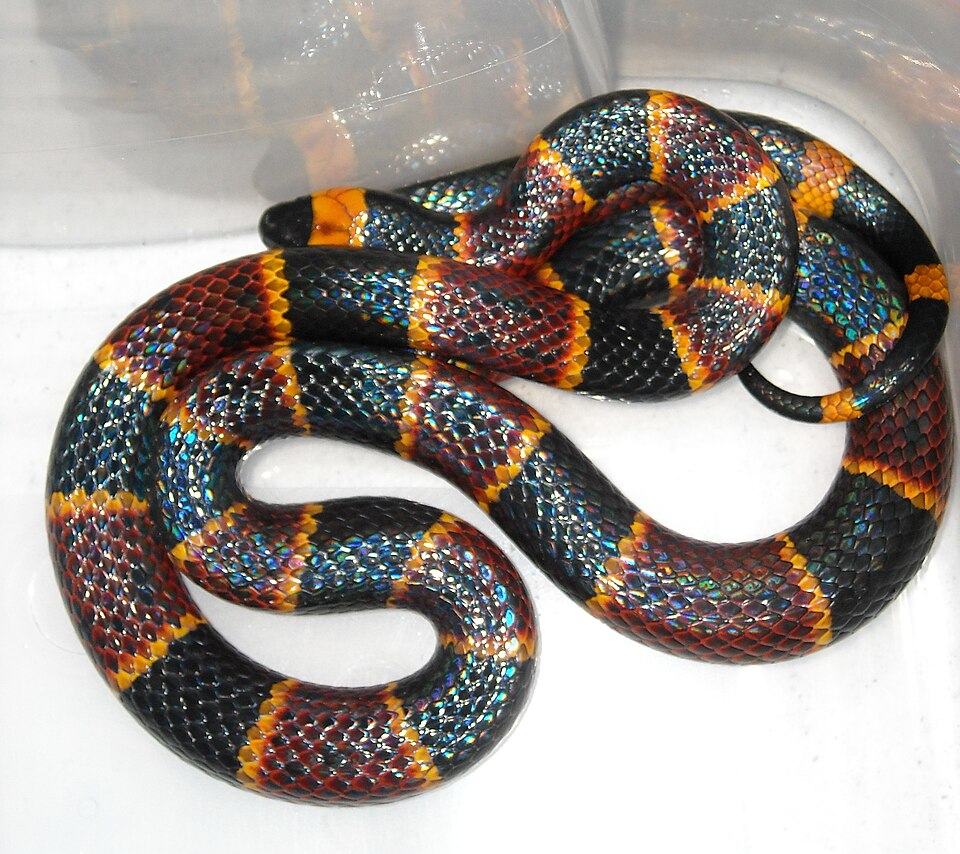
#> input picture data/reality/images/coral_snake.jpg, 960 x 854 px; its folder holds only this picture in this run
$ python -i inspect.py   (imports and definitions only)
#> lines starting #> are read from the running program, lines starting #| are printed output that depends on the picture
"""Per-asset image inspection — detect rejectable visual defects (PIL heuristics)."""

from __future__ import annotations

import colorsys
from pathlib import Path
from typing import Any

from services.visual_asset_director.models import (
    MAX_SATURATION_MEAN,
    MIN_CONTRAST_STD,
    MIN_EDGE_DENSITY,
    MIN_HEIGHT,
    MIN_LAPLACIAN_VAR,
    MIN_WIDTH,
    TARGET_ASPECTS,
)


# [268 lines left out: functions _open_rgb, laplacian_variance, edge_density, luminance_stats, dominant_palette, corner_watermark_risk and 2 more, not called in this run]

>>> result = inspect_asset('../../data/reality/images/coral_snake.jpg')
#> in _open_rgb, img is the input picture: PIL image 960x854 RGB; mean R, G, B 156.9, 148.5, 142.2
#> in laplacian_variance, `gray = img.convert("L").resize((min(320, img.width), min(320, int(img...`:
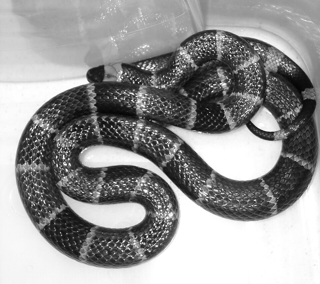
#> gray: PIL image 320x284 L; min 3, max 255, mean 150.3
#> in laplacian_variance, `pixels = list(gray.getdata())`: pixels = 90880 items
#> after the loop in laplacian_variance, `for y in range(1, h - 1):`: acc = 306755425; n = 89676
#> in inspect_asset, `lap = laplacian_variance(img)`: lap = 3420.7
#> in luminance_stats, `pixels = list(small.getdata())`: pixels = 12720 items, first 6: (202, 201, 197), (202, 201, 197), (201, 201, 196), (197, 197, 192), (181, 180, 176), (168, 168, 163)
#> in luminance_stats, `lums = [(0.299 * r + 0.587 * g + 0.114 * b) for r, g, b in pixels]`: lums = 12720 values, max 255 at index 3630, min 5.7 at index 4072, mean 150.3
#> in luminance_stats, `mean = sum(lums) / max(1, len(lums))`: mean = 150.3
#> in luminance_stats, `var = sum((v - mean) ** 2 for v in lums) / max(1, len(lums))`: var = 6154.3
#> in luminance_stats, `std = var**0.5`: std = 78.45
#> the loop in luminance_stats, `for r, g, b in pixels:` made 12720 passes
#> after the loop in luminance_stats, `for r, g, b in pixels:`: sats = 12720 values, max 1 at index 2923, min 0 at index 62, mean 0.167
#> in luminance_stats, `sat_mean = sum(sats) / max(1, len(sats))`: sat_mean = 0.167
#> in inspect_asset, `stats = luminance_stats(img)`: stats = {'luminance_mean': 150.3, 'luminance_std': 78.45, 'saturation_mean': 0.167}
#> in edge_density, `gray = img.convert("L").resize((160, max(1, int(160 * img.height / max..`:
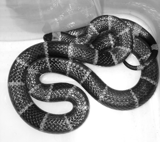
#> gray: PIL image 160x142 L; min 5, max 255, mean 150.3
#> in edge_density, `pixels = list(gray.getdata())`: pixels = 22720 items
#> after the loop in edge_density, `for y in range(h - 1):`: edges = 5888; total = 22419
#> in inspect_asset, `dens = edge_density(img)`: dens = 0.263
#> the loop in corner_watermark_risk, `for z in zones:` made 4 passes
#> pass 1, in luminance_stats (call 2), `small = img.resize((120, max(1, int(120 * img.height / max(1, img.widt..`:
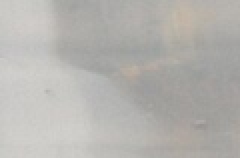
#> small: PIL image 120x79 RGB (shown 2 times larger); mean R, G, B 181, 179.4, 175.5
#> pass 3, in luminance_stats (call 4), `small = img.resize((120, max(1, int(120 * img.height / max(1, img.widt..`:
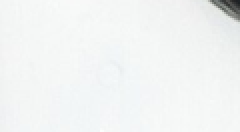
#> small: PIL image 120x66 RGB (shown 2 times larger); mean R, G, B 241.5, 243.7, 243.2
#> after the loop in corner_watermark_risk, `for z in zones:`: risks = [0.196, 0.159, 0.207, 0.0289]
#> in inspect_asset, `wm = corner_watermark_risk(img)`: wm = 0.207
#> in inspect_asset, `center = img.crop((cx0, cy0, w - cx0, h - cy0))`:
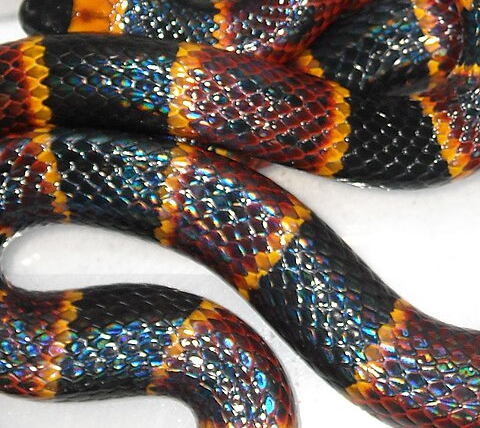
#> center: PIL image 480x428 RGB; mean R, G, B 117.8, 104.5, 96.3
#> in luminance_stats (call 6), `small = img.resize((120, max(1, int(120 * img.height / max(1, img.widt..`:
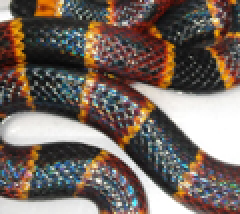
#> small: PIL image 120x107 RGB (shown 2 times larger); mean R, G, B 117.8, 104.5, 96.3
#> in luminance_stats (call 6), `pixels = list(small.getdata())`: pixels = 12840 items, first 6: (219, 215, 212), (218, 214, 211), (217, 213, 210), (217, 214, 210), (220, 216, 206), (157, 155, 142)
#> in luminance_stats (call 6), `lums = [(0.299 * r + 0.587 * g + 0.114 * b) for r, g, b in pixels]`: lums = 12840 values, max 255 at index 965, min 7.3 at index 3745, mean 107.5
#> in luminance_stats (call 6), `mean = sum(lums) / max(1, len(lums))`: mean = 107.5
#> in luminance_stats (call 6), `var = sum((v - mean) ** 2 for v in lums) / max(1, len(lums))`: var = 5493.6
#> in luminance_stats (call 6), `std = var**0.5`: std = 74.12
#> the loop in luminance_stats (call 6), `for r, g, b in pixels:` made 12840 passes
#> after the loop in luminance_stats (call 6), `for r, g, b in pixels:`: sats = 12840 values, max 1 at index 2649, min 0 at index 8, mean 0.269
#> in luminance_stats (call 6), `sat_mean = sum(sats) / max(1, len(sats))`: sat_mean = 0.269
#> in inspect_asset, `cstats = luminance_stats(center)`: cstats = {'luminance_mean': 107.5, 'luminance_std': 74.12, 'saturation_mean': 0.269}
#> in dominant_palette, `small = img.resize((48, 48))`:
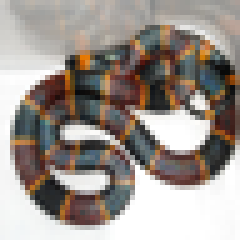
#> small: PIL image 48x48 RGB (shown 5 times larger); mean R, G, B 156.8, 148.4, 142.1
#> in dominant_palette, `colors = small.getcolors(48 * 48) or []`: colors = 1790 items
#> the loop in dominant_palette, `for _count, color in colors[: n * 3]:` made 5 passes
#> after the loop in dominant_palette, `for _count, color in colors[: n * 3]:`: out = [(255, 255, 255), (253, 253, 253), (252, 252, 252), (254, 254, 254), (251, 251, 251)]
#> in inspect_asset, `palette = dominant_palette(img)`: palette has the same summary as out in dominant_palette
#> result = 7 items

$ run again, on data/reality/images/green_sea_turtle.jpg
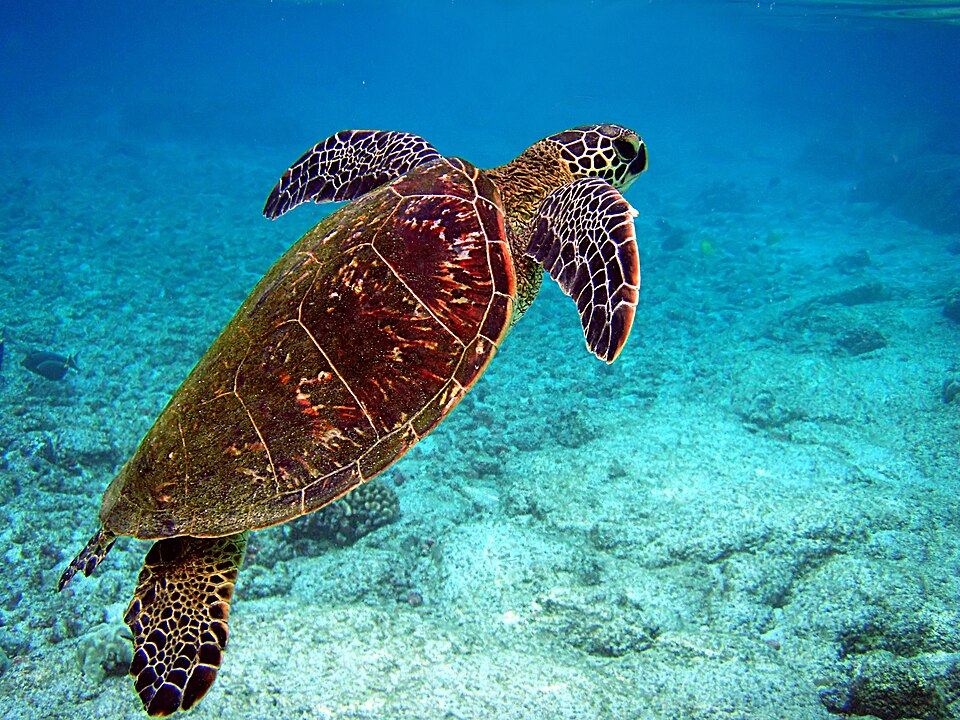
#> input picture data/reality/images/green_sea_turtle.jpg, 960 x 720 px
#> in _open_rgb, img is the input picture: PIL image 960x720 RGB; mean R, G, B 59.2, 137.4, 154.9
#> in laplacian_variance, `pixels = list(gray.getdata())`: pixels = 76800 items
#> after the loop in laplacian_variance, `for y in range(1, h - 1):`: acc = 331444304; n = 75684
#> lap = 4379.3
#> in luminance_stats, `pixels = list(small.getdata())`: pixels = 10800 items, first 6: (3, 65, 148), (3, 66, 149), (2, 67, 152), (2, 69, 150), (2, 70, 153), (2, 70, 155)
#> lums = 10800 values, max 243.9 at index 9303, min 1.31 at index 2238, mean 116
#> mean = 116
#> var = 2143.8
#> std = 46.3
#> the loop in luminance_stats, `for r, g, b in pixels:` made 10800 passes
#> after the loop in luminance_stats, `for r, g, b in pixels:`: sats = 10800 values, max 1 at index 44, min 0.0125 at index 1991, mean 0.69
#> sat_mean = 0.69
#> in inspect_asset, `stats = luminance_stats(img)`: stats = {'luminance_mean': 116, 'luminance_std': 46.3, 'saturation_mean': 0.69}
#> in edge_density, `gray = img.convert("L").resize((160, max(1, int(160 * img.height / max..`:
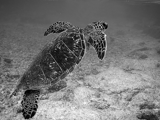
#> gray: PIL image 160x120 L; min 0, max 249, mean 116
#> in edge_density, `pixels = list(gray.getdata())`: pixels = 19200 values, max 249 at index 18781, min 0 at index 3944, mean 116
#> after the loop in edge_density, `for y in range(h - 1):`: edges = 3417; total = 18921
#> dens = 0.181
#> the loop in corner_watermark_risk, `for z in zones:` made 4 passes
#> after the loop in corner_watermark_risk, `for z in zones:`: risks = [0.0723, 0.099, 0.763, 0.671]
#> wm = 0.763
#> cstats = {'luminance_mean': 105.5, 'luminance_std': 52.92, 'saturation_mean': 0.641}
#> in dominant_palette, `small = img.resize((48, 48))`:
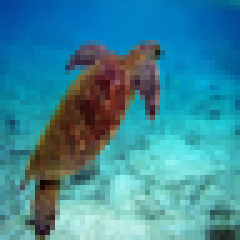
#> small: PIL image 48x48 RGB (shown 5 times larger); mean R, G, B 59.2, 137.4, 154.9
#> colors = 2199 items
#> the loop in dominant_palette, `for _count, color in colors[: n * 3]:` made 5 passes
#> after the loop in dominant_palette, `for _count, color in colors[: n * 3]:`: out = [(2, 129, 196), (2, 125, 193), (1, 124, 192), (2, 127, 194), (1, 124, 191)]
#> palette has the same summary as out in dominant_palette
#> result = 7 items

$ run again, on data/reality/images/hoverfly_lateral.jpg
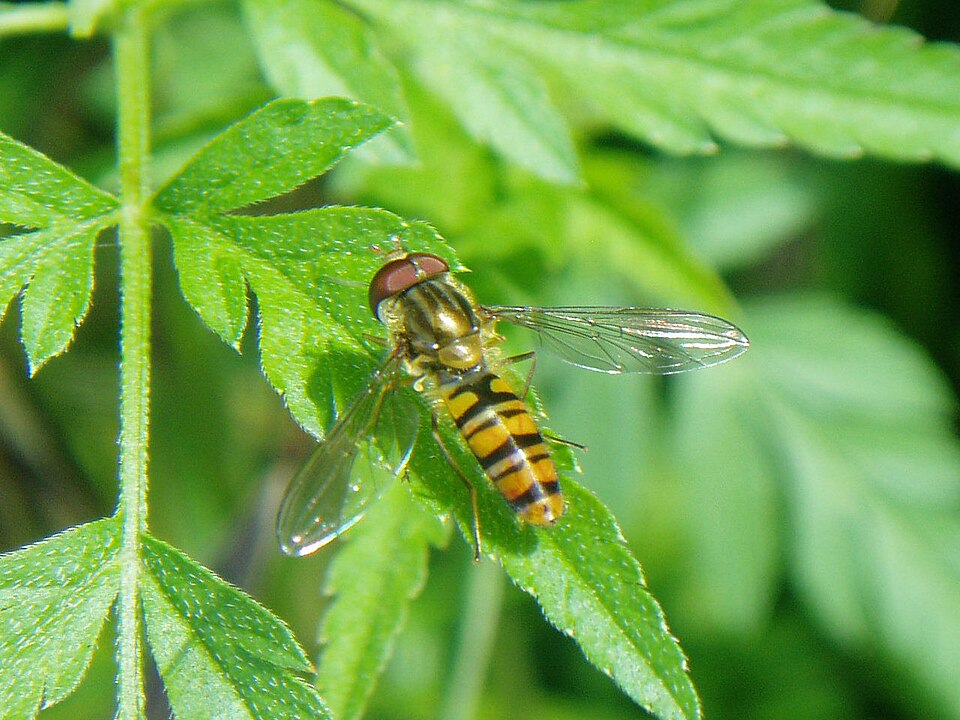
#> input picture data/reality/images/hoverfly_lateral.jpg, 960 x 720 px
#> in _open_rgb, img is the input picture: PIL image 960x720 RGB; mean R, G, B 112.8, 164.5, 73.8
#> in laplacian_variance, `pixels = list(gray.getdata())`: pixels = 76800 items
#> after the loop in laplacian_variance, `for y in range(1, h - 1):`: acc = 46179607; n = 75684
#> lap = 610.2
#> in luminance_stats, `pixels = list(small.getdata())`: pixels = 10800 items, first 6: (80, 139, 73), (60, 122, 62), (56, 120, 86), (69, 133, 93), (74, 140, 81), (78, 149, 96)
#> lums = 10800 values, max 241.9 at index 4856, min 9.34 at index 3239, mean 138.7
#> mean = 138.7
#> var = 1984.2
#> std = 44.54
#> the loop in luminance_stats, `for r, g, b in pixels:` made 10800 passes
#> after the loop in luminance_stats, `for r, g, b in pixels:`: sats = 10800 values, max 1 at index 2714, min 0.0259 at index 8198, mean 0.583
#> sat_mean = 0.583
#> in inspect_asset, `stats = luminance_stats(img)`: stats = {'luminance_mean': 138.7, 'luminance_std': 44.54, 'saturation_mean': 0.583}
#> in edge_density, `gray = img.convert("L").resize((160, max(1, int(160 * img.height / max..`:
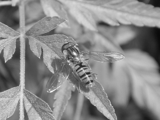
#> gray: PIL image 160x120 L; min 9, max 253, mean 138.7
#> in edge_density, `pixels = list(gray.getdata())`: pixels = 19200 values, max 253 at index 8554, min 9 at index 5759, mean 138.7
#> after the loop in edge_density, `for y in range(h - 1):`: edges = 1917; total = 18921
#> dens = 0.101
#> the loop in corner_watermark_risk, `for z in zones:` made 4 passes
#> after the loop in corner_watermark_risk, `for z in zones:`: risks = [0.684, 0.666, 0.469, 0.532]
#> wm = 0.684
#> cstats = {'luminance_mean': 139, 'luminance_std': 32.66, 'saturation_mean': 0.619}
#> in dominant_palette, `small = img.resize((48, 48))`:
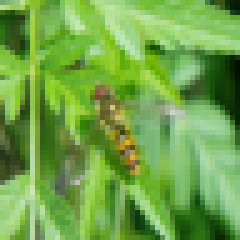
#> small: PIL image 48x48 RGB (shown 5 times larger); mean R, G, B 112.8, 164.6, 73.8
#> colors = 2288 items
#> the loop in dominant_palette, `for _count, color in colors[: n * 3]:` made 5 passes
#> after the loop in dominant_palette, `for _count, color in colors[: n * 3]:`: out = [(133, 195, 113), (168, 215, 161), (148, 205, 101), (142, 204, 107), (9, 34, 5)]
#> palette has the same summary as out in dominant_palette
#> result = 7 items

$ run again, on data/reality/images/monarch_adult.jpg
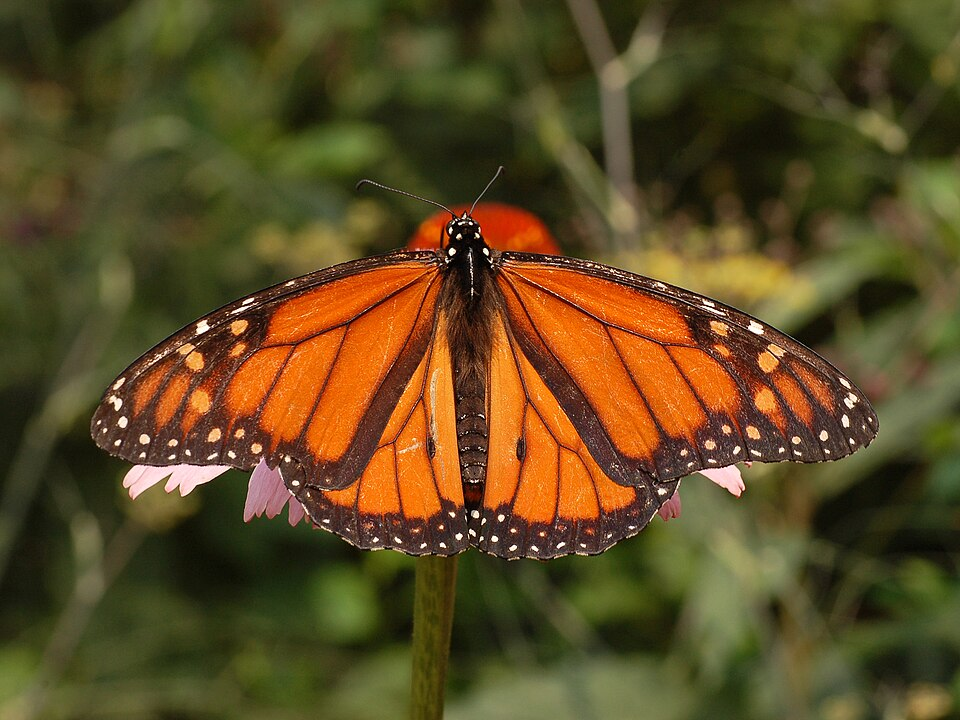
#> input picture data/reality/images/monarch_adult.jpg, 960 x 720 px
#> in _open_rgb, img is the input picture: PIL image 960x720 RGB; mean R, G, B 92.6, 74.6, 34.8
#> in laplacian_variance, `pixels = list(gray.getdata())`: pixels = 76800 items
#> after the loop in laplacian_variance, `for y in range(1, h - 1):`: acc = 77385596; n = 75684
#> lap = 1022.5
#> in luminance_stats, `pixels = list(small.getdata())`: pixels = 10800 items, first 6: (69, 70, 39), (66, 68, 37), (62, 65, 33), (57, 60, 30), (53, 57, 26), (49, 51, 23)
#> lums = 10800 values, max 240.2 at index 7105, min 3.01 at index 3897, mean 75.42
#> mean = 75.42
#> var = 1196.1
#> std = 34.58
#> the loop in luminance_stats, `for r, g, b in pixels:` made 10800 passes
#> after the loop in luminance_stats, `for r, g, b in pixels:`: sats = 10800 values, max 1 at index 3300, min 0.0863 at index 7105, mean 0.602
#> sat_mean = 0.602
#> in inspect_asset, `stats = luminance_stats(img)`: stats = {'luminance_mean': 75.42, 'luminance_std': 34.58, 'saturation_mean': 0.602}
#> in edge_density, `pixels = list(gray.getdata())`: pixels = 19200 values, max 252 at index 8673, min 1 at index 6960, mean 75.43
#> after the loop in edge_density, `for y in range(h - 1):`: edges = 2099; total = 18921
#> dens = 0.111
#> the loop in corner_watermark_risk, `for z in zones:` made 4 passes
#> after the loop in corner_watermark_risk, `for z in zones:`: risks = [0.234, 0.24, 0.251, 0.32]
#> wm = 0.32
#> cstats = {'luminance_mean': 96.76, 'luminance_std': 40.41, 'saturation_mean': 0.711}
#> in dominant_palette, `small = img.resize((48, 48))`:
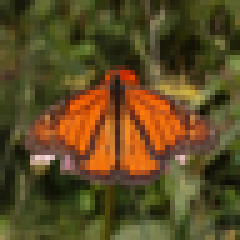
#> small: PIL image 48x48 RGB (shown 5 times larger); mean R, G, B 92.6, 74.6, 34.8
#> colors = 2260 items
#> the loop in dominant_palette, `for _count, color in colors[: n * 3]:` made 5 passes
#> after the loop in dominant_palette, `for _count, color in colors[: n * 3]:`: out = [(25, 27, 13), (53, 60, 22), (70, 63, 7), (68, 79, 28), (28, 31, 14)]
#> palette has the same summary as out in dominant_palette
#> result = 7 items
